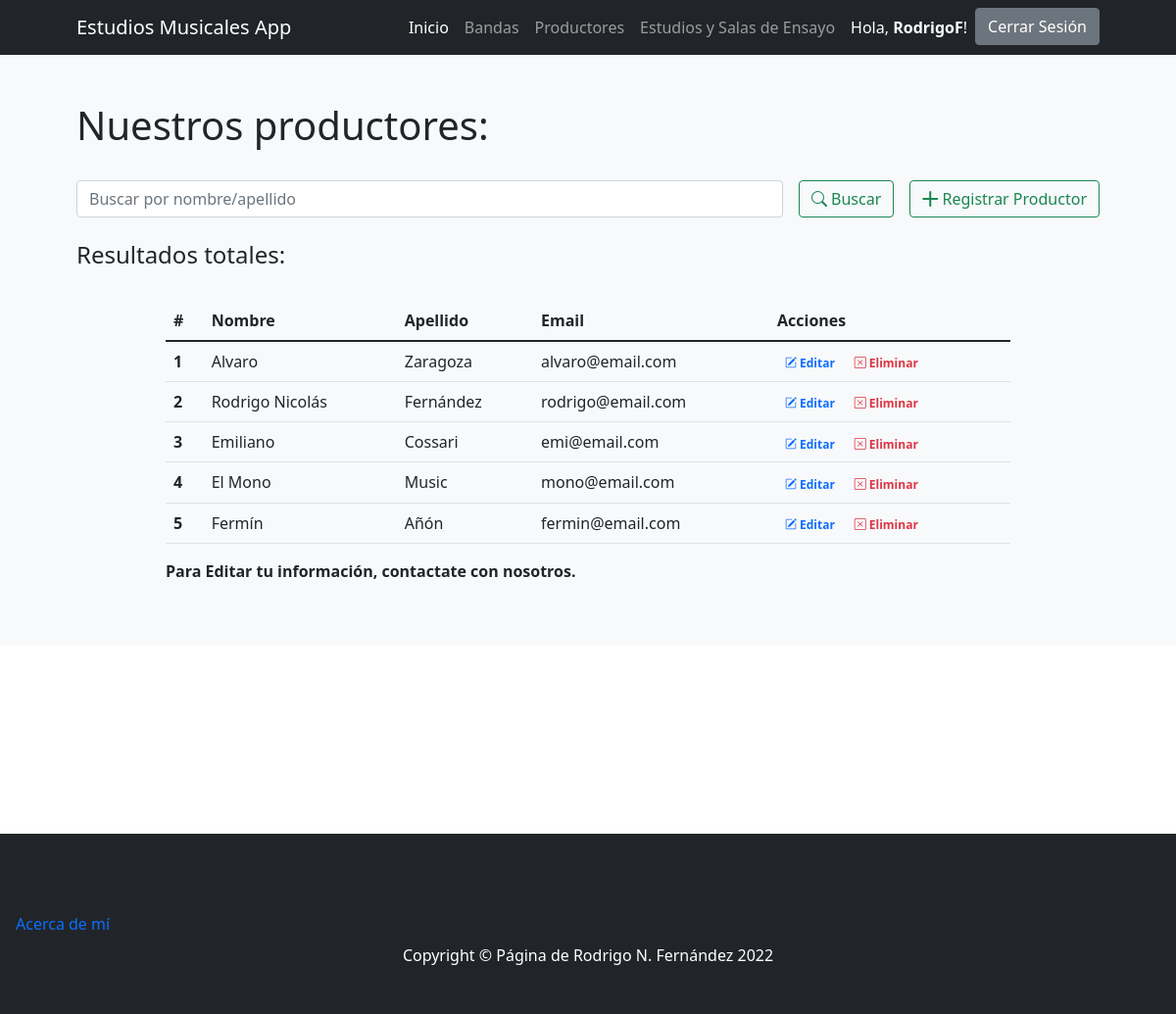
The page /productores/ (signed in) on the database its author committed.
### ProyectoCoderApp/models.py (models this page shows)
class Productores(models.Model):
    nombre = models.CharField(max_length=30) # Texto
    apellido = models.CharField(max_length=30) # Texto
    email = models.EmailField(blank=True, null=True) # Email - Opcional
    class Meta:
        verbose_name_plural="Productores"

### ProyectoCoderApp/views.py (the view)
# urls.py: path('productores/',productores,name="productores"),
@login_required
def productores(request):
    if request.method == "POST":
        search = request.POST["search"]
        if search != "":
            productores = Productores.objects.filter( Q(nombre__icontains=search) | Q(apellido__icontains=search) ).values()
            return render(request,"ProyectoCoderApp/productores.html",{"productores":productores, "search":True, "busqueda":search})
    productores = Productores.objects.all()
    return render(request,"ProyectoCoderApp/productores.html",{"productores":productores})

### ProyectoCoderApp/templates/ProyectoCoderApp/productores.html (shortened to what this page needs)
{% extends 'ProyectoCoderApp/base.html' %}
{% load static %}
{% block contenidoPagina %}
<section class="bg-light py-5">
  <div class="container px-5">
      <h1>Nuestros productores:</h1>
      <br>
      <div class="row gx-5 justify-content-center">
          <div class="col-lg-12">
              <form class="d-flex my-2 my-lg-0" action="" method="post">
                  <input class="flex-grow-0 form-control mr-sm-2" type="search" name="search" placeholder="Buscar por nombre/apellido" aria-label="Search">
                  <button class="btn btn-outline-success text-nowrap ms-3 my-2 my-sm-0" type="submit"> <i class="bi bi-search"></i> Buscar</button>
                  <a class="btn btn-outline-success text-nowrap ms-3 my-2 my-sm-0" href="{% url 'crear_productor' %}"> <i class="bi bi-plus-lg"></i> Registrar Productor</a>
              </form>
          </div>
      </div>
      <br>
      <h4>Resultados
          {% if search %}
              para "{{busqueda}}":
          {% else %}
              totales:
          {% endif %}
      </h4>
      <br>
      <div class="row gx-5 justify-content-center">
          <div class="col-lg-10 table-responsive">
              <table class="table table-theme">
                  <thead>
                      <tr>
                          <th scope="col">#</th>
                          <th scope="col">Nombre</th>
                          <th scope="col">Apellido</th>
                          <th scope="col">Email</th>
                          <th scope="col">Acciones</th>
                      </tr>
                  </thead>
                  <tbody>
                      {% for productor in productores %}
                          <tr>
                              <th scope="row">{{forloop.counter}}</th>
                              <td>{{productor.nombre}}</td>
                              <td>{{productor.apellido}}</td>
                              <td>{{productor.email}}</td>
                              <td>
                                  <a href="{% url 'editar_productor' productor.id %}" class="text-primary badge badge-primary text-decoration-none"> <i class="bi bi-pencil-square"></i> Editar</a>
                                  <a href="{% url 'eliminar_productor' productor.id %}" class="text-danger badge badge-danger text-decoration-none"> <i class="bi bi-x-square"></i> Eliminar</a>
                              </td>
                          </tr>
                      {% endfor %}
                  </tbody>
              </table>
              <b>
                <p>Para Editar tu información, contactate con nosotros.</p>
            </b>
          </div>
      </div>
  </div>
</section>
{% endblock %}

### ProyectoCoderApp/templates/ProyectoCoderApp/base.html (shortened to what this page needs)
{% load static %}
<!DOCTYPE html>
<html lang="es">
    <head>
        <link href="https://cdn.jsdelivr.net/npm/bootstrap-icons@1.4.1/font/bootstrap-icons.css" rel="stylesheet" />
        <link href="{% static 'css/styles.css' %}" rel="stylesheet" />
    </head>
    <body>
        <nav class="navbar navbar-expand-lg navbar-dark bg-dark">
            <div class="container px-5" >
                <a class="navbar-brand" href="{% url 'index' %}">Estudios Musicales App</a>
                <div class="collapse navbar-collapse" id="navbarSupportedContent">
                    <ul class="navbar-nav ms-auto mb-2 mb-lg-0">
                        <li class="nav-item"><a class="nav-link active" aria-current="page" href="{% url 'index' %}">Inicio</a></li>
                        <li class="nav-item"><a class="nav-link" href="{% url 'bandas' %}">Bandas</a></li>
                        {% if user.is_authenticated %}
                            <li class="nav-item"><a class="nav-link" href="{% url 'productores' %}">Productores</a></li>
                            <li class="nav-item"><a class="nav-link" href="{% url 'estudios' %}">Estudios y Salas de Ensayo</a></li>
                        {% endif %}
                        {% if user.is_authenticated %}
                            <li class="nav-item"><a class="nav-link active" href="{% url 'editar_perfil' %}"> Hola, <b>{{user.username}}</b>!</a>
                            <li class="nav-item"><a class="btn btn-secondary" href="{% url 'logout' %}">Cerrar Sesión</a></li>
                        {% else %}
                            <li class="nav-item"><a class="btn btn-secondary mx-3 " href="{% url 'login' %}">Iniciar Sesión</a></li>
                            <li class="nav-item"><a class="btn btn-outline-secondary" href="{% url 'register' %}">Registrarse</a></li>
                        {% endif %}
                    </ul>
                </div>
            </div>
        </nav>
        {% block contenidoPagina %}
        {% endblock %}
<br><br><br><br><br><br><br><br>
        <footer class="py-5 bg-dark">
            <li class="nav-item"><a class="nav-link active" aria-current="page" href="{% url 'acerca_de' %}">Acerca de mí</a></li>
            <div class="container px-5"><p class="m-0 text-center text-white">Copyright &copy; Página de Rodrigo N. Fernández 2022</p>
            </div>
        </footer>
    </body>
</html>

### rows shown on the page
Productores: nombre "Alvaro", apellido "Zaragoza", email "alvaro@email.com"
Productores: nombre "Rodrigo Nicolás", apellido "Fernández", email "rodrigo@email.com"
Productores: nombre "Emiliano", apellido "Cossari", email "emi@email.com"
Productores: nombre "El Mono", apellido "Music", email "mono@email.com"
Productores: nombre "Fermín", apellido "Añón", email "fermin@email.com"

### other values the page prints
{{ user.username }} "RodrigoF"
